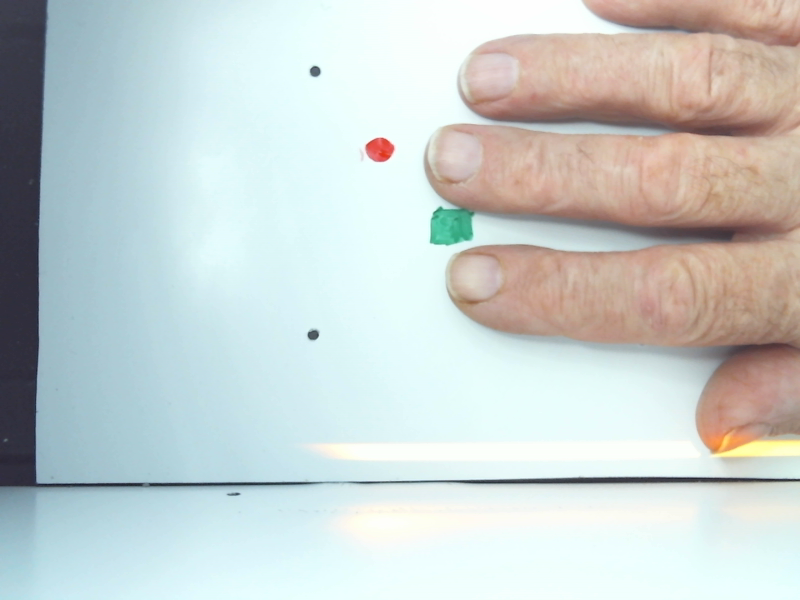
#> input picture ai-model/scripts/temp.jpg, 800 x 600 px
$ python -i image_processing.py   (imports and definitions only)
#> lines starting #> are read from the running program, lines starting #| are printed output that depends on the picture; after the words box and inside, x2 and y2 are one past the last pixel; in counts of white or black regions, pixels touching at a corner belong together
#> further down, picture is the input picture: shape (600, 800, 3); mean B, G, R 206, 207.6, 199.6
from io import BytesIO
from typing import Tuple
import logging
import cv2
import numpy as np
from PIL import Image

logger = logging.getLogger(__name__)

class ImageProcessingError(ValueError):
    pass


def extract_roi(image: np.ndarray) -> np.ndarray:
    """
    Extracts the Region of Interest (ROI) from an image.
    Uses HSV and YCrCb color spaces to detect skin/nail regions and crops to the largest contour.

    Args:
        image: A BGR numpy array representing the image.

    Returns:
        The cropped ROI as a BGR numpy array. Returns original image if no ROI found.
    """
    if image is None or image.size == 0:
        return image

    try:
        # Convert to HSV and YCrCb color spaces for skin detection
        hsv = cv2.cvtColor(image, cv2.COLOR_BGR2HSV)
#> hsv: shape (600, 800, 3); mean H, S, V 72.3, 38, 218.1
        ycrcb = cv2.cvtColor(image, cv2.COLOR_BGR2YCrCb)
#> ycrcb: shape (600, 800, 3); mean of channels 0, 1, 2 205, 124.2, 128.5

        # Define skin color bounds in HSV
        lower_hsv = np.array([0, 20, 70], dtype=np.uint8)
        upper_hsv = np.array([20, 255, 255], dtype=np.uint8)
        mask_hsv = cv2.inRange(hsv, lower_hsv, upper_hsv)
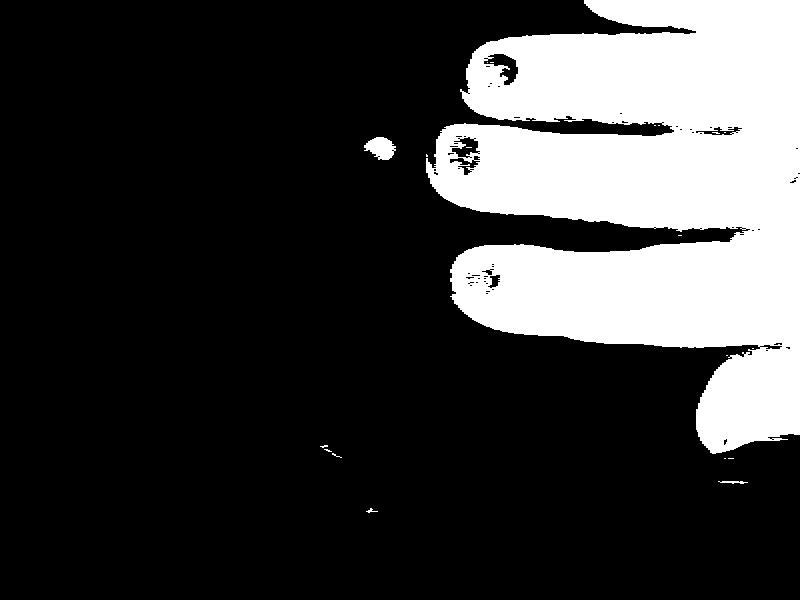
#> mask_hsv: shape (600, 800); 23% white; 20 white regions (16 under 20 px), largest, box (x1, y1, x2, y2) and area: (426, 0, 800, 454) 109520, (364, 137, 396, 160) 491, (718, 481, 748, 484) 56, (366, 508, 378, 513) 23

        # Define skin color bounds in YCrCb
        lower_ycrcb = np.array([0, 135, 85], dtype=np.uint8)
        upper_ycrcb = np.array([255, 180, 135], dtype=np.uint8)
        mask_ycrcb = cv2.inRange(ycrcb, lower_ycrcb, upper_ycrcb)
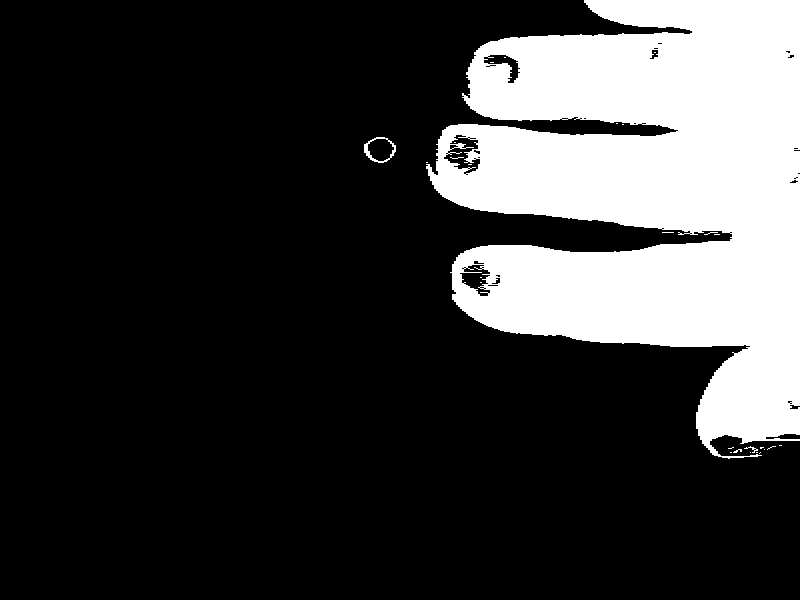
#> mask_ycrcb: shape (600, 800); 22.7% white; 27 white regions (24 under 20 px), largest, box (x1, y1, x2, y2) and area: (426, 0, 800, 459) 108593, (364, 137, 396, 163) 203, (744, 446, 758, 453) 28

        # Combine masks
        combined_mask = cv2.bitwise_and(mask_hsv, mask_ycrcb)
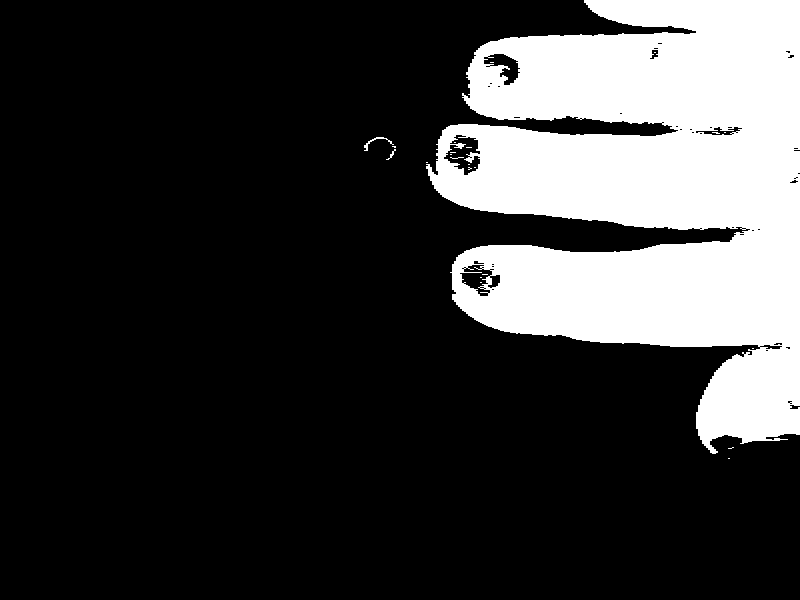
#> combined_mask: shape (600, 800); 22.4% white; 23 white regions (20 under 20 px), largest, box (x1, y1, x2, y2) and area: (426, 0, 800, 454) 107192, (364, 137, 394, 151) 75, (386, 149, 396, 160) 26

        # Apply morphological operations to remove noise
        kernel = cv2.getStructuringElement(cv2.MORPH_ELLIPSE, (5, 5))
        combined_mask = cv2.morphologyEx(combined_mask, cv2.MORPH_OPEN, kernel, iterations=2)
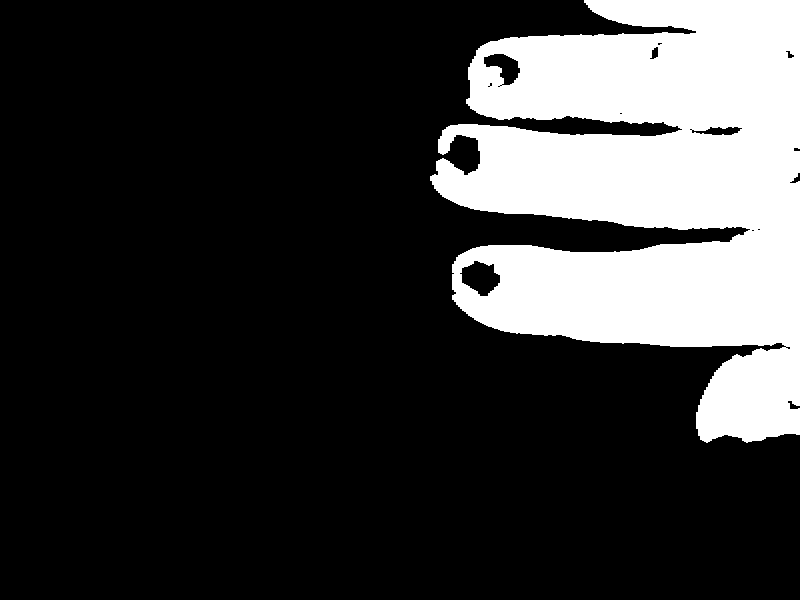
#> combined_mask: shape (600, 800); 22.1% white; 1 white region, box (x1, y1, x2, y2) and area: (430, 0, 800, 443) 106032
        combined_mask = cv2.morphologyEx(combined_mask, cv2.MORPH_CLOSE, kernel, iterations=2)
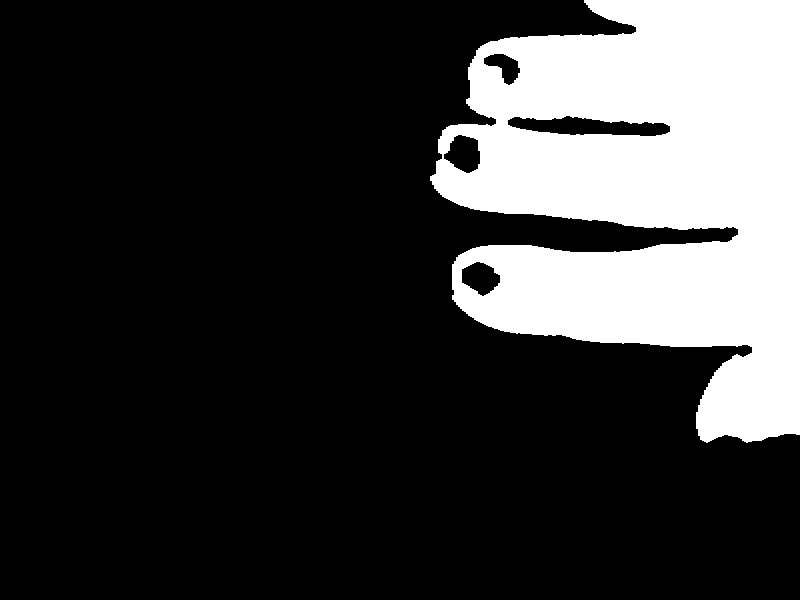
#> combined_mask: shape (600, 800); 22.4% white; 1 white region

        # Find contours
        contours, _ = cv2.findContours(combined_mask, cv2.RETR_EXTERNAL, cv2.CHAIN_APPROX_SIMPLE)
#> contours = 1 contour; box (x1, y1, x2, y2) and area: (430, 0, 800, 443) 110692

        if not contours:
            return image # Return original if nothing found

        # Find the largest contour (assumed hand/finger)
        largest_contour = max(contours, key=cv2.contourArea)
#> largest_contour = contour of 682 points, box (x1, y1, x2, y2) (430, 0, 800, 443), area 110692

        # Get bounding box for the largest contour
        x, y, w, h = cv2.boundingRect(largest_contour)
#> x = 430; y = 0; w = 370; h = 443

        # Add a small padding
        padding = 10
        h_img, w_img = image.shape[:2]
#> h_img = 600; w_img = 800

        x1 = max(0, x - padding)
#> x1 = 420
        y1 = max(0, y - padding)
#> y1 = 0
        x2 = min(w_img, x + w + padding)
#> x2 = 800
        y2 = min(h_img, y + h + padding)
#> y2 = 453

        return image[y1:y2, x1:x2]
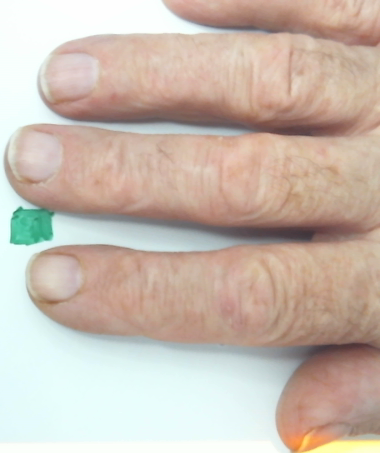
#> returned value: shape (453, 380, 3); mean of channels 0, 1, 2 175.3, 186.8, 201.5; drawn as B, G, R
    except Exception as e:
        logger.warning(f"Error extracting ROI: {e}. Falling back to original image.")
        return image


# [101 lines left out: functions calibrate_color, preprocess_for_model, not called in this run]

>>> import cv2
>>> picture = cv2.imread('../../../ai-model/scripts/temp.jpg')
>>> result = extract_roi(picture)
